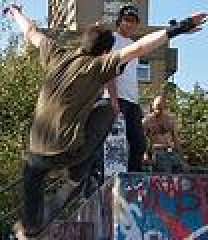
#> input picture testimage/train_images/77_471474.jpg, 104 x 120 px, given in place of 77_471474.png, which was not available (shown 2 times larger)
$ python finding_contour.py   (older library calls are emulated)
#> lines starting #> are read from the running program, lines starting #| are printed output that depends on the picture; after the words box and inside, x2 and y2 are one past the last pixel; in counts of white or black regions, pixels touching at a corner belong together; pictures that were not available may be replaced by others from this repository, and a replacement may not be noted
#%% A Test Demo to find contours
import os
import sys
import cv2 as cv
import numpy as np
import matplotlib.pyplot as plt
import skimage.draw
# Root directory of the project
ROOT_DIR = os.path.abspath("../../")
image_dir = ROOT_DIR+"/datasets/lip/train/train_segmentations/"

#%%
A = image_dir+'77_471474.png'
print(A)
img_seg = cv.imread(A)
#> img_seg is the input picture: shape (120, 104, 3); mean B, G, R 89, 91.1, 90.8

# plt.subplot(1, 2, 1)
# plt.title('Original')
# plt.xticks([]), plt.yticks([])  # to hide tick values on X and Y axis
# plt.imshow(img_org)
plt.subplot(1, 2, 2)
plt.title('Segments')
plt.xticks([]), plt.yticks([])  # to hide tick values on X and Y axis
plt.imshow(img_seg)
plt.show()

# [14 lines of commented-out code are left out]
img_seg_cvt= cv.cvtColor(img_seg, cv.COLOR_BGR2GRAY)    # Convert color space
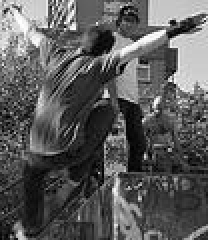
#> img_seg_cvt: shape (120, 104) (shown 2 times larger); min 0, max 254, mean 90.8
classes_seg = np.unique(img_seg_cvt)
#> classes_seg = 255 values from 0 to 254

#%%
for i in classes_seg:
    if i == 0:
        continue

    img_seg_cvt2 = img_seg_cvt.copy()
    img_seg_cvt2[img_seg_cvt2 != i] = 0

    plt.subplot(1, 2, 2)
    plt.title(i)
    plt.xticks([]), plt.yticks([])  # to hide tick values on X and Y axis
    plt.imshow(img_seg_cvt2)
    plt.show()
#> this loop made 255 passes
#> pass 2, `plt.show()`:
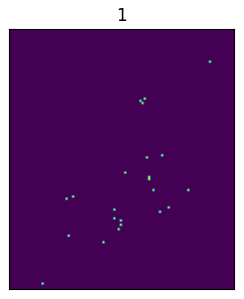
#> figure drawn by matplotlib, 1 panel
#> after the loop:
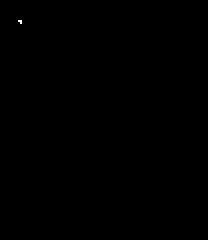
#> img_seg_cvt2: shape (120, 104) (shown 2 times larger); values 0 (black) and 254 (white), 0.02% white in thin lines or dots, all inside (x1, y1, x2, y2) = (9, 10, 11, 12)
#%%
img_seg_cvt2 = img_seg_cvt.copy()
img_seg_cvt2[img_seg_cvt2 != 15] = 0
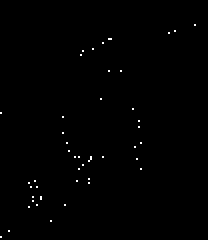
#> img_seg_cvt2: shape (120, 104) (shown 2 times larger); values 0 (black) and 15 (white), 0.39% white in thin lines or dots, all inside (x1, y1, x2, y2) = (0, 12, 98, 119)

print(img_seg_cvt2)
#> (printed output is left out)

boolimg = img_seg_cvt2.astype(np.bool)

print(boolimg)
#> (printed output is left out)
#%%
img_seg_cvt2 = img_seg_cvt.copy()
img_seg_cvt2[img_seg_cvt2 != 15] = 0
print("Claculate for class:", 15)

contours, _ = cv.findContours(img_seg_cvt2,
    cv.RETR_LIST, cv.CHAIN_APPROX_NONE)    # Find contours of the shape
#> contours = 45 contours, all with area under 20
h, w = img_seg_cvt2.shape[:2]
#> h = 120; w = 104
for i in range(len(contours)):
    for j in range(len(contours[i])):
        mask_temp = np.zeros([h,
                                w,
                                1,],
                                dtype=np.uint8)
        print(contours[i][j][0][1], contours[i][j][0][0])
#> this loop made 45 passes
#| 118 0
#| 115 4
#| 110 25
#| 103 14
#| 102 32
#| 102 18
#| 100 16
#| 98 20
#| 99 20
#> (further printed lines are left out)
        # rr, cc = skimage.draw.polygon(contours[i][j][0][1], contours[i][j][0][0])
        # mask_temp[rr, cc, i] = 1


#%%
classes_seg = np.unique(img_seg_cvt)
seg_contours = []
class_id = []

for i in range(len(classes_seg)):
    if classes_seg[i] == 0:
        continue
    img_seg_cvt2 = img_seg_cvt.copy()
    img_seg_cvt2[img_seg_cvt2 != classes_seg[i]] = 0
    print("Claculate for class:", classes_seg[i])

    # Find contours of the shape
    contours, _ = cv.findContours(
    img_seg_cvt2, cv.RETR_LIST, cv.CHAIN_APPROX_NONE)    # Find contours of the shape
    contours_y = []
    contours_x = []
    for i in range(len(contours)):
        for j in range(len(contours[i])):
            contours_y.append(contours[i][j][0][0])
            contours_x.append(contours[i][j][0][1])

    seg_contours.append([contours_y, contours_x, i])
    class_id.append(classes_seg[i])
#> this loop made 255 passes
#> contours on passes 2 to 4: 21 contours, all with area under 20, 19 contours, all with area under 20, 18 contours, all with area under 20
#| Claculate for class: 1
#| Claculate for class: 2
#| Claculate for class: 3
#| Claculate for class: 4
#| Claculate for class: 5
#| Claculate for class: 6
#| Claculate for class: 7
#| Claculate for class: 8
#> (further printed lines are left out)
#> after the loop, class_id = 254 values, max 115 at index 49, min 0 at index 253, mean 43.16; seg_contours = 254 items

$ run again, with testimage/train_images/136_502933.jpg copied over testimage/train_images/77_471474.jpg
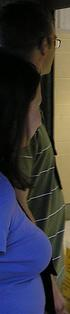
#> input picture testimage/train_images/136_502933.jpg, 70 x 314 px, given in place of 77_471474.png, which was not available
#> img_seg is the input picture: shape (314, 70, 3); mean B, G, R 62, 56.1, 56.6
#> `img_seg_cvt= cv.cvtColor(img_seg, cv.COLOR_BGR2GRAY)`:
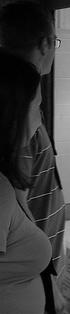
#> img_seg_cvt: shape (314, 70); min 0, max 210, mean 56.9
#> classes_seg = 186 values from 0 to 210
#> `img_seg_cvt2[img_seg_cvt2 != 15] = 0`:
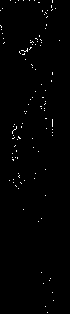
#> img_seg_cvt2: shape (314, 70); values 0 (black) and 15 (white), 0.85% white in thin lines or dots, all inside (x1, y1, x2, y2) = (0, 0, 60, 313)
#> (printed output is left out)
#> (printed output is left out)
#> `contours, _ = cv.findContours(img_seg_cvt2, cv.RETR_LIST, cv.CHAIN_APP..`: contours = 111 contours, all with area under 20
#> the loop `for i in range(len(contours)):` made 111 passes
#| 312 47
#| 306 45
#| 300 53
#| 292 52
#| 283 43
#> (further printed lines are left out)
#> the loop `for i in range(len(classes_seg)):` made 186 passes
#> contours on passes 2, 13, 14: 44 contours, all with area under 20, 127 contours, all with area under 20, 116 contours, all with area under 20
#> (printed output is left out)
#> after the loop `for i in range(len(classes_seg)):`: class_id = 185 values, max 152 at index 67, min 0 at index 176, mean 61.84; seg_contours = 185 items
